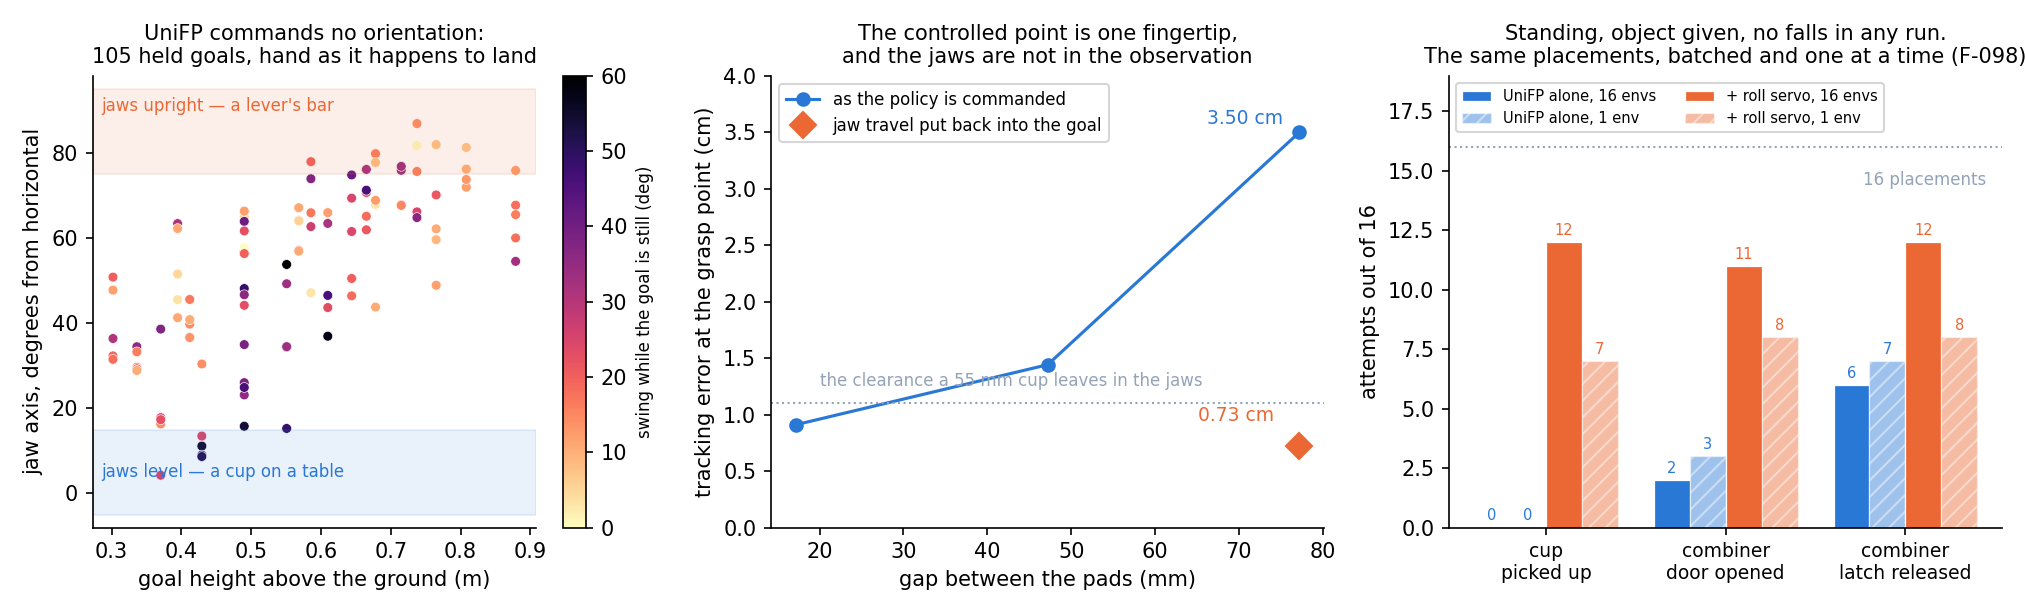

Write Python code to recreate this figure.
"""Why UniFP's policy reaches the cup and cannot pick it up, and what the roll servo changes.

    python results/week_02/figures/unifp_demos.py

Three panels, each from recorded runs in `results/week_02/runs/`:

  * **The hand's orientation is not commanded.** Every goal in the orientation probe, plotted as
    the jaw axis's angle from horizontal against the goal's height. A grasp needs this near 0 for
    a cup standing on a table, or near 90 for a lever's horizontal bar, and the policy delivers
    whatever the goal happens to produce.
  * **The controlled point rides on a finger.** Steady-state tracking error at one goal against
    how far the jaws are opened, with and without the correction that puts the jaws' own travel
    back into the commanded goal.
  * **What each controller does to the two demos**, 16 placements each.

Numbers are read from the recorded `run.json`/`summary.json`, so the figure cannot drift from the
runs it draws.
"""
import json
from pathlib import Path

import matplotlib

matplotlib.use("Agg")
import matplotlib.pyplot as plt

ROOT = Path(__file__).resolve().parents[3]
RUNS = ROOT / "results/week_02/runs"

PURE = "#2a78d6"
SERVO = "#eb6834"
GREY = "#94a3b8"

#: Recorded runs this figure is built from.
PROBE = "20260923T102440_probe_seed1_orientation_probe"
JAW_SWEEP = {17.2: "20260923T111858_cup_unifp_no_object_free_jaw0mm_seed1",
             47.2: "20260923T111919_cup_unifp_no_object_free_jaw15mm_seed1",
             77.2: "20260923T111940_cup_unifp_no_object_free_jaw30mm_seed1"}
JAW_CORRECTED = "20260923T112102_cup_unifp_no_object_free_jaw30mm_seed1"
#: 16 placements per cell. The environment count is a condition, not a detail (F-098): the same
#: placements and seed give different outcomes batched and one at a time, so both are drawn.
OUTCOMES = {("cup", "pure", 16): "20260923T112548_cup_unifp_seed1",
            ("cup", "servo", 16): "20260923T112611_cup_unifp_wrist_seed1",
            ("combiner", "pure", 16): "20260923T112735_combiner_unifp_seed1",
            ("combiner", "servo", 16): "20260923T112832_combiner_unifp_wrist_seed1",
            ("cup", "pure", 1): "20260923T131701_cup_unifp_seed1",
            ("cup", "servo", 1): "20260923T132040_cup_unifp_wrist_seed1",
            ("combiner", "pure", 1): "20260923T131105_combiner_unifp_seed1",
            ("combiner", "servo", 1): "20260923T125405_combiner_unifp_wrist_seed1"}


def load(run, name):
    return json.loads((RUNS / run / name).read_text())


def main(dest):
    figure, axes = plt.subplots(1, 3, figsize=(13.5, 4.1))

    # --- the hand's orientation, over the whole workspace -------------------------------------
    probe = load(PROBE, "orientation_probe.json")["records"]
    height = [record["goal_base_m"][2] + 0.49 for record in probe]
    tilt = [record["jaw_tilt_deg"] for record in probe]
    wobble = [record["jaw_wobble_deg"] for record in probe]
    points = axes[0].scatter(height, tilt, c=wobble, cmap="magma_r", s=22, vmin=0, vmax=60,
                             edgecolor="white", linewidth=0.3)
    axes[0].axhspan(-5, 15, color=PURE, alpha=0.10)
    axes[0].axhspan(75, 95, color=SERVO, alpha=0.10)
    axes[0].text(0.285, 5, "jaws level — a cup on a table", ha="left", va="center",
                 fontsize=8, color=PURE)
    axes[0].text(0.285, 91, "jaws upright — a lever's bar", ha="left", va="center",
                 fontsize=8, color=SERVO)
    axes[0].set_xlabel("goal height above the ground (m)")
    axes[0].set_ylabel("jaw axis, degrees from horizontal")
    axes[0].set_title("UniFP commands no orientation:\n105 held goals, hand as it happens to land",
                      fontsize=10)
    axes[0].set_ylim(-8, 98)
    bar = figure.colorbar(points, ax=axes[0])
    bar.set_label("swing while the goal is still (deg)", fontsize=8)

    # --- the controlled point rides on a finger ------------------------------------------------
    gaps = sorted(JAW_SWEEP)
    errors = [load(JAW_SWEEP[gap], "run.json")["summary"]["jaw_centre_error_arrive_m_median"] * 100
              for gap in gaps]
    corrected = load(JAW_CORRECTED, "run.json")["summary"]["jaw_centre_error_arrive_m_median"] * 100
    axes[1].plot(gaps, errors, "o-", color=PURE, label="as the policy is commanded")
    axes[1].plot([gaps[-1]], [corrected], "D", color=SERVO, markersize=9,
                 label="jaw travel put back into the goal")
    axes[1].annotate(f"{corrected:.2f} cm", (gaps[-1], corrected), textcoords="offset points",
                     xytext=(-12, 12), fontsize=9, color=SERVO, ha="right")
    axes[1].annotate(f"{errors[-1]:.2f} cm", (gaps[-1], errors[-1]), textcoords="offset points",
                     xytext=(-8, 4), fontsize=9, color=PURE, ha="right")
    axes[1].axhline(1.1, color=GREY, linestyle=":", linewidth=1)
    axes[1].text(20, 1.25, "the clearance a 55 mm cup leaves in the jaws", fontsize=8, color=GREY)
    axes[1].set_xlabel("gap between the pads (mm)")
    axes[1].set_ylabel("tracking error at the grasp point (cm)")
    axes[1].set_title("The controlled point is one fingertip,\nand the jaws are not in the "
                      "observation", fontsize=10)
    axes[1].set_ylim(0, 4)
    axes[1].legend(fontsize=8, loc="upper left")

    # --- what it does to the demos -------------------------------------------------------------
    labels = ["cup\npicked up", "combiner\ndoor opened", "combiner\nlatch released"]

    def outcomes(controller, envs):
        cup = load(OUTCOMES[("cup", controller, envs)], "run.json")["summary"]
        box = load(OUTCOMES[("combiner", controller, envs)], "run.json")["summary"]
        return [cup["successes"], box["successes"], box["latch_released"]]

    series = [("UniFP alone, 16 envs", outcomes("pure", 16), PURE, None),
              ("UniFP alone, 1 env", outcomes("pure", 1), PURE, "///"),
              ("+ roll servo, 16 envs", outcomes("servo", 16), SERVO, None),
              ("+ roll servo, 1 env", outcomes("servo", 1), SERVO, "///")]
    width = 0.2
    positions = range(len(labels))
    for index, (label, values, colour, hatch) in enumerate(series):
        offset = (index - 1.5) * width
        axes[2].bar([p + offset for p in positions], values, width, label=label,
                    color=colour, alpha=1.0 if hatch is None else 0.45,
                    hatch=hatch, edgecolor="white", linewidth=0.6)
        for position, value in zip(positions, values):
            axes[2].text(position + offset, value + 0.3, f"{value}", ha="center", fontsize=7,
                         color=colour)
    axes[2].axhline(16, color=GREY, linestyle=":", linewidth=1)
    axes[2].text(2.45, 15.0, "16 placements", fontsize=8, color=GREY, ha="right", va="top")
    axes[2].set_xticks(list(positions))
    axes[2].set_xticklabels(labels, fontsize=9)
    axes[2].set_ylabel("attempts out of 16")
    axes[2].set_ylim(0, 19)
    axes[2].set_title("Standing, object given, no falls in any run.\nThe same placements, batched "
                      "and one at a time (F-098)", fontsize=10)
    axes[2].legend(fontsize=7, loc="upper left", ncol=2)

    for axis in axes:
        axis.spines[["top", "right"]].set_visible(False)
    figure.tight_layout()
    figure.savefig(dest, dpi=150)
    print(f"wrote {dest}")


if __name__ == "__main__":
    main(ROOT / "results/week_02/figures/unifp_demos.png")
